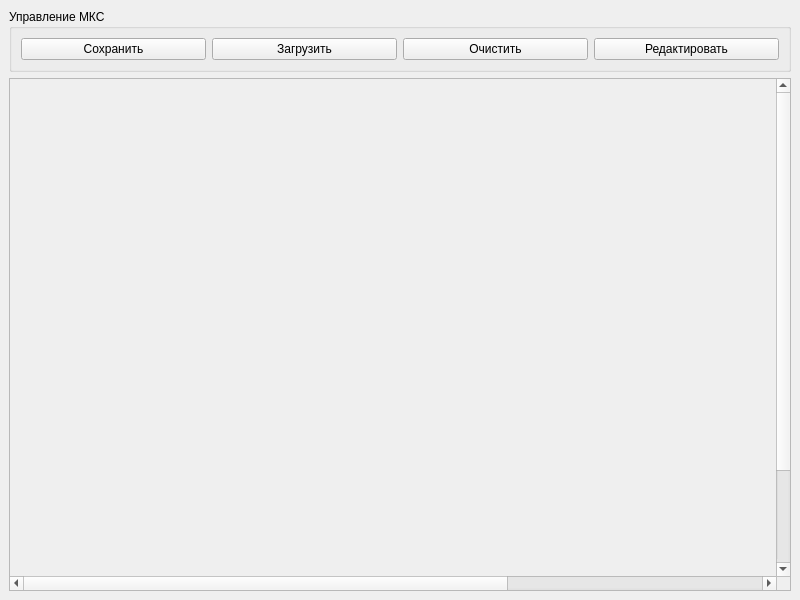
<?xml version="1.0" encoding="UTF-8"?>
<ui version="4.0">
 <class>MainWindow</class>
 <widget class="QMainWindow" name="MainWindow">
  <property name="geometry">
   <rect>
    <x>0</x>
    <y>0</y>
    <width>800</width>
    <height>600</height>
   </rect>
  </property>
  <property name="windowTitle">
   <string>МКС - Управление астронавтами</string>
  </property>
  <widget class="QWidget" name="centralWidget">
   <layout class="QVBoxLayout" name="verticalLayout">
    <item>
     <widget class="QGroupBox" name="controlGroup">
      <property name="title">
       <string>Управление МКС</string>
      </property>
      <layout class="QHBoxLayout" name="horizontalLayout">
       <item>
        <widget class="QPushButton" name="saveButton">
         <property name="text">
          <string>Сохранить</string>
         </property>
        </widget>
       </item>
       <item>
        <widget class="QPushButton" name="loadButton">
         <property name="text">
          <string>Загрузить</string>
         </property>
        </widget>
       </item>
       <item>
        <widget class="QPushButton" name="clearButton">
         <property name="text">
          <string>Очистить</string>
         </property>
        </widget>
       </item>
       <item>
        <widget class="QPushButton" name="editButton">
         <property name="text">
          <string>Редактировать</string>
         </property>
        </widget>
       </item>
      </layout>
     </widget>
    </item>
    <item>
     <widget class="QScrollArea" name="scrollArea">
      <property name="widgetResizable">
       <bool>true</bool>
      </property>
      <widget class="QWidget" name="scrollAreaWidgetContents">
       <property name="geometry">
        <rect>
         <x>0</x>
         <y>0</y>
         <width>780</width>
         <height>480</height>
        </rect>
       </property>
       <layout class="QVBoxLayout" name="verticalLayout_2">
        <item>
         <widget class="DrawingWidget" name="drawingWidget">
          <property name="minimumSize">
           <size>
            <width>1150</width>
            <height>600</height>
           </size>
          </property>
         </widget>
        </item>
       </layout>
      </widget>
     </widget>
    </item>
   </layout>
  </widget>
 </widget>
 <customwidgets>
  <customwidget>
   <class>DrawingWidget</class>
   <extends>QWidget</extends>
   <header>mainwindow.h</header>
  </customwidget>
 </customwidgets>
 <resources/>
 <connections/>
</ui>
